Frame 1 (no input): blank canvas, image omitted
Frame 60 (the mouse pressed at the canvas centre just before this capture): blank canvas, image omitted
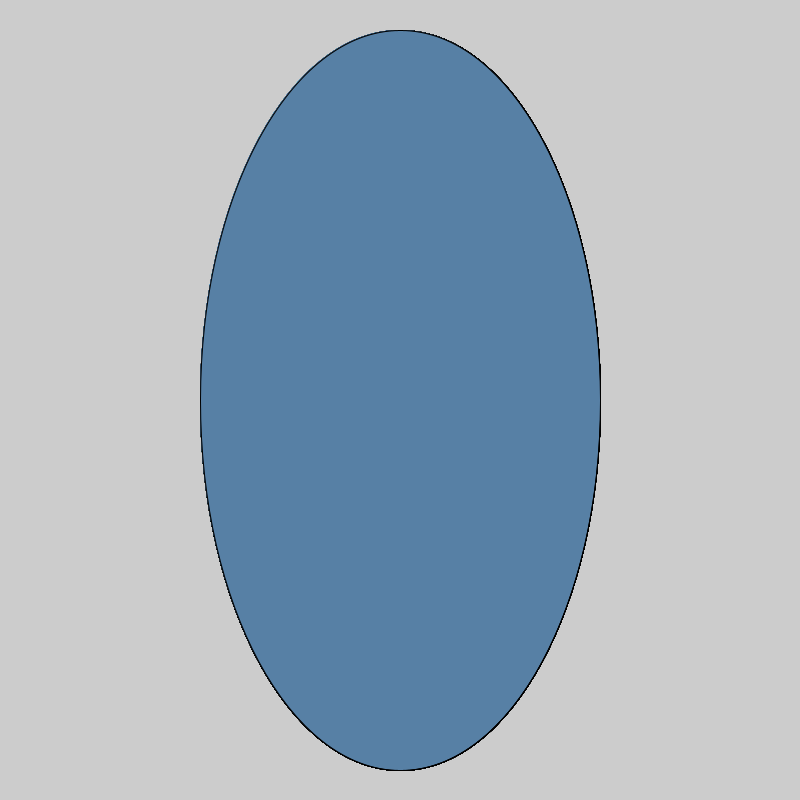
Frame 120 (the mouse held since frame 60 and released just before this capture)

The Processing sketch whose frames 1 and 60 were blank and that drew this single picture after the mouse press (run headless with seeded random() and noise(); from frame 60 on, the mouse is pressed at the canvas centre):

// Processing sketch: Max_s_Logical_Dot
// ── Max_s_Logical_Dot.pde
void setup(){
  size(800,800);
}
void draw(){
  ellipse(400,400,mouseX,740);
fill(149,2,247);
if(mousePressed){
fill(87,128,165);
}
}

  
